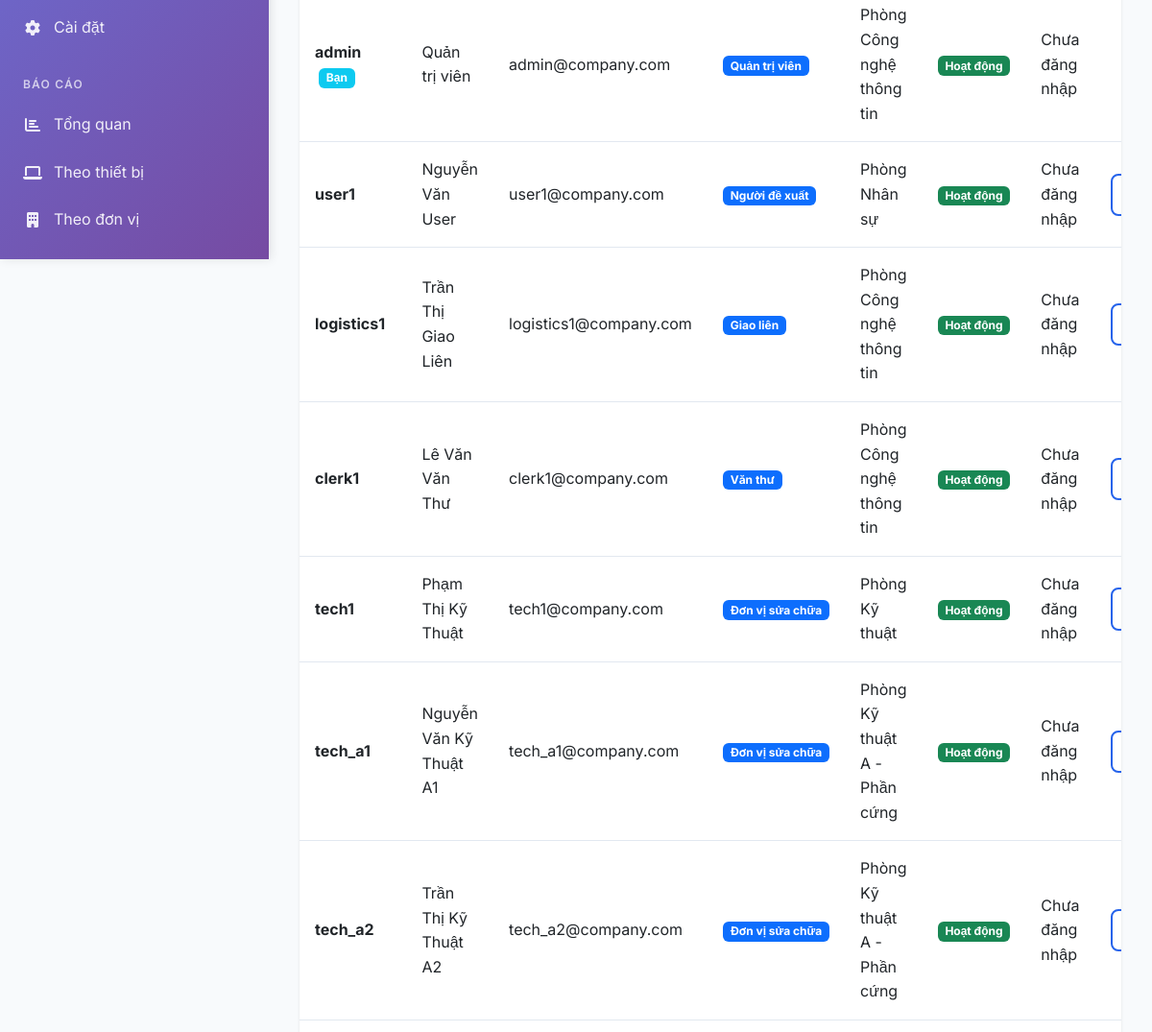
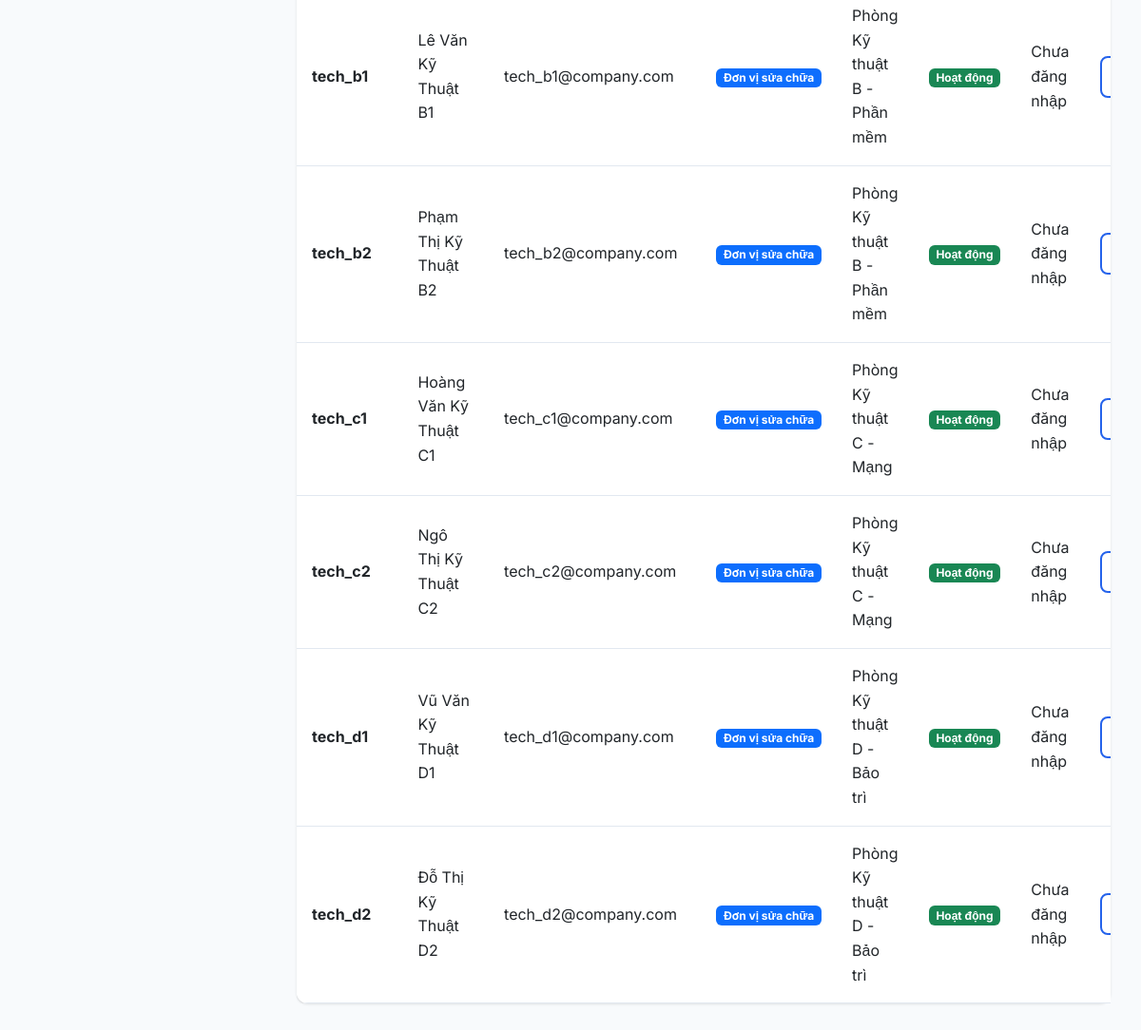
Before: /admin/users.php (signed in, lower part) with the older database file (2 pictures, top to bottom).
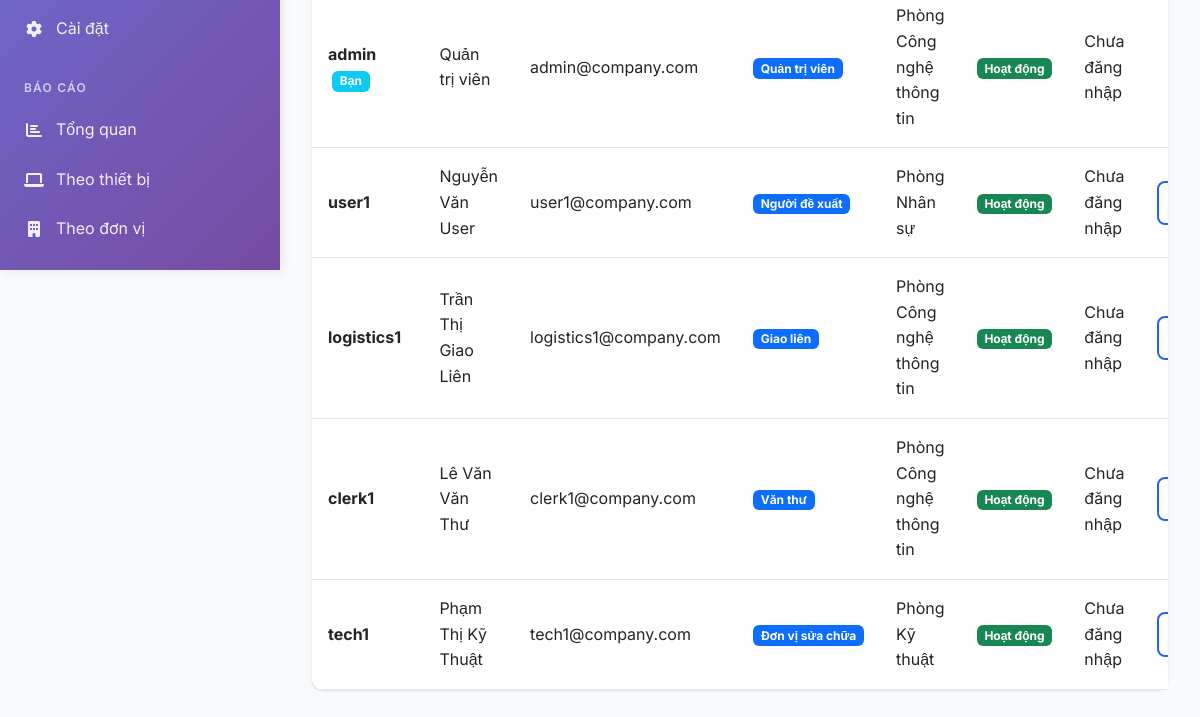
After: the same page with the newer database file.
### tables this page shows
CREATE TABLE users (
    id INT AUTO_INCREMENT PRIMARY KEY,
    username VARCHAR(50) NOT NULL UNIQUE,
    password VARCHAR(255) NOT NULL,
    full_name VARCHAR(100) NOT NULL,
    email VARCHAR(100),
    phone VARCHAR(20),
    avatar VARCHAR(255),
    role_id INT NOT NULL,
    department_id INT,
    status ENUM('active', 'inactive', 'blocked') DEFAULT 'active',
    last_login TIMESTAMP NULL,
    created_at TIMESTAMP DEFAULT CURRENT_TIMESTAMP,
    updated_at TIMESTAMP DEFAULT CURRENT_TIMESTAMP ON UPDATE CURRENT_TIMESTAMP,
    FOREIGN KEY (role_id) REFERENCES roles(id) ON DELETE RESTRICT,
    FOREIGN KEY (department_id) REFERENCES departments(id) ON DELETE SET NULL
);

CREATE TABLE roles (
    id INT AUTO_INCREMENT PRIMARY KEY,
    name VARCHAR(50) NOT NULL UNIQUE,
    display_name VARCHAR(100) NOT NULL,
    description TEXT,
    created_at TIMESTAMP DEFAULT CURRENT_TIMESTAMP
);

CREATE TABLE departments (
    id INT AUTO_INCREMENT PRIMARY KEY,
    code VARCHAR(20) NOT NULL UNIQUE,
    name VARCHAR(100) NOT NULL,
    address TEXT,
    phone VARCHAR(20),
    email VARCHAR(100),
    manager_name VARCHAR(100),
    status ENUM('active', 'inactive') DEFAULT 'active',
    created_at TIMESTAMP DEFAULT CURRENT_TIMESTAMP,
    updated_at TIMESTAMP DEFAULT CURRENT_TIMESTAMP ON UPDATE CURRENT_TIMESTAMP
);

### config/config.php (called while the page is built, shortened)
<?php
spl_autoload_register(function ($class) {
    $paths = [
        BASE_PATH . 'models/',
        BASE_PATH . 'controllers/',
        BASE_PATH . 'config/',
        BASE_PATH . 'utils/',
        BASE_PATH . 'middleware/'
    ];
    foreach ($paths as $path) {
        $file = $path . $class . '.php';
        if (file_exists($file)) {
            return;
        }
    }
});
require_once BASE_PATH . 'utils/helpers.php';
?>

### config/Database.php (called while the page is built, shortened)
<?php
class Database {
    private $host = 'localhost';
    private $dbname = 'equipment_repair_management';
    private $username = 'root';
    private $password = '210506';
    private $pdo;
    private static $instance = null;
    public function __construct() {
        try {
            $dsn = "mysql:host={$this->host};dbname={$this->dbname};charset=utf8mb4";
            $options = [
                PDO::ATTR_ERRMODE => PDO::ERRMODE_EXCEPTION,
                PDO::ATTR_DEFAULT_FETCH_MODE => PDO::FETCH_ASSOC,
                PDO::ATTR_EMULATE_PREPARES => false,
                PDO::MYSQL_ATTR_INIT_COMMAND => "SET NAMES utf8mb4",
                PDO::MYSQL_ATTR_SSL_VERIFY_SERVER_CERT => false
            ];
            $this->pdo = new PDO($dsn, $this->username, $this->password, $options);
        } catch (PDOException $e) {
            error_log("Database connection failed: " . $e->getMessage());
            die("Không thể kết nối đến cơ sở dữ liệu. Vui lòng thử lại sau.");
        }
    }
    public static function getInstance() {
        if (self::$instance === null) {
            self::$instance = new self();
        }
        return self::$instance;
    }
    public function query($sql, $params = []) {
        try {
            $stmt = $this->pdo->prepare($sql);
            $stmt->execute($params);
            return $stmt;
        } catch (PDOException $e) {
            error_log("Query failed: " . $e->getMessage());
            error_log("SQL: " . $sql);
            error_log("Params: " . print_r($params, true));
            throw new Exception("Lỗi thực thi truy vấn cơ sở dữ liệu: " . $e->getMessage());
        }
    }
    public function fetch($sql, $params = []) {
        $stmt = $this->query($sql, $params);
        return $stmt->fetch();
    }
    public function fetchAll($sql, $params = []) {
        $stmt = $this->query($sql, $params);
        return $stmt->fetchAll();
    }
}
?>

### models/User.php (called while the page is built, shortened)
<?php
require_once __DIR__ . '/../config/config.php';
class User {
    private $db;
    public function __construct() {
        $this->db = Database::getInstance();
    }
    public function getAll($filters = []) {
        $where = ["u.status != 'deleted'"];
        $params = [];
        $sql = "SELECT u.*, r.display_name as role_name, d.name as department_name
                FROM users u
                LEFT JOIN roles r ON u.role_id = r.id
                LEFT JOIN departments d ON u.department_id = d.id
                WHERE " . implode(' AND ', $where) . "
                ORDER BY u.created_at DESC";
        return $this->db->fetchAll($sql, $params);
    }
}
?>

### utils/helpers.php (called while the page is built, shortened)
<?php
function e($string) {
    return htmlspecialchars($string ?? '', ENT_QUOTES, 'UTF-8');
}
function url($path = '') {
    return BASE_URL . ltrim($path, '/');
}
function is_logged_in() {
    return isset($_SESSION['user_id']) && !empty($_SESSION['user_id']) && is_numeric($_SESSION['user_id']);
}
function current_user() {
    try {
        $db = Database::getInstance();
        $user = $db->fetch(
            "SELECT u.*, r.name as role_name, r.display_name as role_display_name,
                    d.name as department_name
             FROM users u
             LEFT JOIN roles r ON u.role_id = r.id
             LEFT JOIN departments d ON u.department_id = d.id
             WHERE u.id = ? AND u.status = 'active'",
            [$_SESSION['user_id']]
        );
        return $user;
    } catch (Exception $e) {
        error_log("Error in current_user(): " . $e->getMessage());
        return null;
    }
}
?>

### admin/users.php (the view, shortened to what the changed rows need)
<?php
require_once __DIR__ . '/../config/config.php';
$userModel = new User();
$action = $_GET['action'] ?? 'list';
$filters = [
    'role_id' => $_GET['role_id'] ?? '',
    'department_id' => $_GET['department_id'] ?? '',
    'search' => $_GET['search'] ?? ''
];
$users = $userModel->getAll($filters);
?>
<?php if ($action === 'list'): ?>
    <div class="card">
        <div class="card-body p-0">
            <?php if (empty($users)): ?>
                <div class="text-center py-5">
                    <i class="fas fa-users fa-3x text-muted mb-3"></i>
                    <h5 class="text-muted">Không có người dùng nào</h5>
                    <button type="button" class="btn btn-primary" data-bs-toggle="modal" data-bs-target="#createUserModal">
                        <i class="fas fa-plus me-2"></i>Thêm người dùng đầu tiên
                    </button>
                </div>
            <?php else: ?>
                <div class="table-responsive">
                    <table class="table table-hover mb-0">
                        <tbody>
                            <?php foreach ($users as $user): ?>
                                <tr>
                                    <td>
                                        <strong><?= e($user['username']) ?></strong>
                                        <?php if ($user['id'] == current_user()['id']): ?>
                                            <span class="badge bg-info ms-1">Bạn</span>
                                        <?php endif; ?>
                                    </td>
                                    <td><?= e($user['full_name']) ?></td>
                                    <td><?= e($user['email']) ?></td>
                                    <td>
                                        <span class="badge bg-primary"><?= e($user['role_name']) ?></span>
                                    </td>
                                    <td><?= e($user['department_name'] ?? 'Chưa phân công') ?></td>
                                    <td>
                                        <?php if ($user['status'] === 'active'): ?>
                                            <span class="badge bg-success">Hoạt động</span>
                                        <?php else: ?>
                                            <span class="badge bg-secondary">Tạm khóa</span>
                                        <?php endif; ?>
                                    </td>
                                    <td>
                                        <?= $user['last_login'] ? format_datetime($user['last_login']) : 'Chưa đăng nhập' ?>
                                    </td>
                                    <td class="text-center">
                                        <div class="btn-group" role="group">
                                            <a href="<?= url('admin/users.php?action=edit&id=' . $user['id']) ?>"
                                               class="btn btn-sm btn-outline-primary" title="Sửa">
                                            </a>
                                        </div>
                                    </td>
                                </tr>
                            <?php endforeach; ?>
                        </tbody>
                    </table>
                </div>
            <?php endif; ?>
        </div>
    </div>
<?php endif; ?>
<?php
include '../layouts/app.php';
?>

Changed rows visible on the page:
removed users: username "tech_a1", full_name "Nguyễn Văn Kỹ Thuật A1", email "tech_a1@company.com", role.display_name "Đơn vị sửa chữa", department.name "Phòng Kỹ thuật A - Phần cứng", status "Hoạt động", shows "Chưa đăng nhập"
removed users: username "tech_a2", full_name "Trần Thị Kỹ Thuật A2", email "tech_a2@company.com", role.display_name "Đơn vị sửa chữa", department.name "Phòng Kỹ thuật A - Phần cứng", status "Hoạt động", shows "Chưa đăng nhập"
removed users: username "tech_b1", full_name "Lê Văn Kỹ Thuật B1", email "tech_b1@company.com", role.display_name "Đơn vị sửa chữa", department.name "Phòng Kỹ thuật B - Phần mềm", status "Hoạt động", shows "Chưa đăng nhập"
removed users: username "tech_b2", full_name "Phạm Thị Kỹ Thuật B2", email "tech_b2@company.com", role.display_name "Đơn vị sửa chữa", department.name "Phòng Kỹ thuật B - Phần mềm", status "Hoạt động", shows "Chưa đăng nhập"
removed users: username "tech_c1", full_name "Hoàng Văn Kỹ Thuật C1", email "tech_c1@company.com", role.display_name "Đơn vị sửa chữa", department.name "Phòng Kỹ thuật C - Mạng", status "Hoạt động", shows "Chưa đăng nhập"
removed users: username "tech_c2", full_name "Ngô Thị Kỹ Thuật C2", email "tech_c2@company.com", role.display_name "Đơn vị sửa chữa", department.name "Phòng Kỹ thuật C - Mạng", status "Hoạt động", shows "Chưa đăng nhập"
removed users: username "tech_d1", full_name "Vũ Văn Kỹ Thuật D1", email "tech_d1@company.com", role.display_name "Đơn vị sửa chữa", department.name "Phòng Kỹ thuật D - Bảo trì", status "Hoạt động", shows "Chưa đăng nhập"
removed users: username "tech_d2", full_name "Đỗ Thị Kỹ Thuật D2", email "tech_d2@company.com", role.display_name "Đơn vị sửa chữa", department.name "Phòng Kỹ thuật D - Bảo trì", status "Hoạt động", shows "Chưa đăng nhập"
